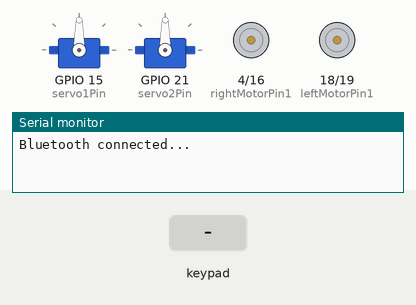
Recording of a sketch running on a simulated ESP32. Parts: 2 × servo, motor-driver pin pairs drawn as motors (green arrow = first pin HIGH = forward, orange = second pin HIGH = backward, longer = more drive, scaled by the enable pin), the last lines printed to the serial monitor. The test bench sets the inputs (shaded band).

Above: at 1.2 s.
1.3 s: key 'O' pressed
At 1.7 s:
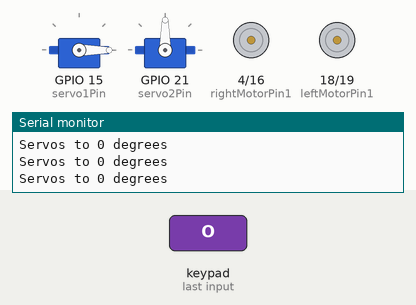
2.8 s: key 'T' pressed
At 3.4 s:
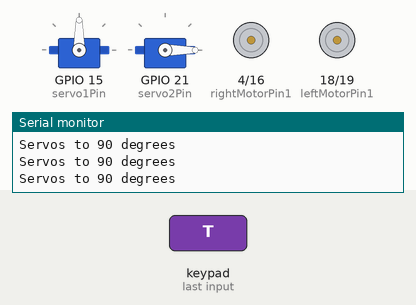
4.3 s: key 'U' pressed
At 4.54 s:
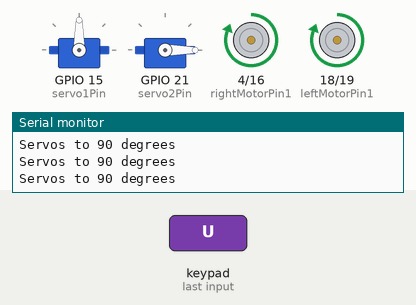
6.2 s: key 'D' pressed
At 6.4 s:
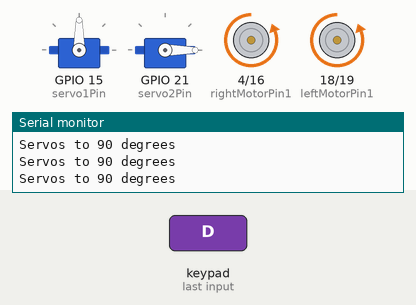
8.1 s: key 'L' pressed
At 8.32 s:
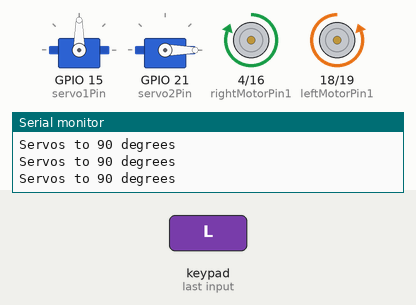
10.0 s: key 'R' pressed
At 10.24 s:
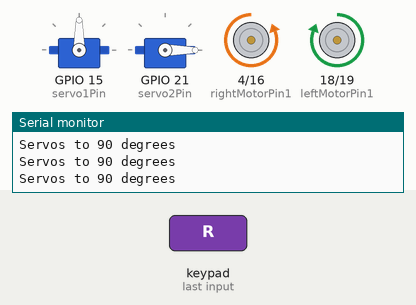
Timing chart, 0 to 12.9 s (numbered marks = the images above; inputs shaded):
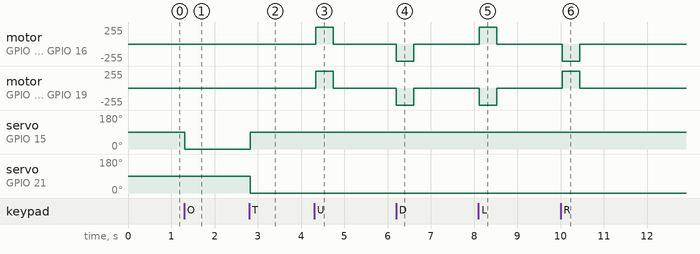

The sketch:

MEC_Competition.ino
```cpp
#define CUSTOM_SETTINGS
#define INCLUDE_GAMEPAD_MODULE
#include <DabbleESP32.h>
#include <ESP32Servo.h>


//Front motor
int enableRightMotor=2;
int rightMotorPin1=4;
int rightMotorPin2=16;
//Back motorq
int enableLeftMotor=5;
int leftMotorPin1=18;
int leftMotorPin2=19;

//Servo setup
Servo servo1;
Servo servo2;
int servo1Pin = 15;
int servo2Pin = 21;


#define MAX_MOTOR_SPEED 255

const int PWMFreq = 1000; /* 1 KHz */
const int PWMResolution = 8;
const int rightMotorPWMSpeedChannel = 4;
const int leftMotorPWMSpeedChannel = 5;

void rotateMotor(int rightMotorSpeed, int leftMotorSpeed)
{
  if (rightMotorSpeed < 0)
  {
    digitalWrite(rightMotorPin1,LOW);
    digitalWrite(rightMotorPin2,HIGH);
  }
  else if (rightMotorSpeed > 0)
  {
    digitalWrite(rightMotorPin1,HIGH);
    digitalWrite(rightMotorPin2,LOW);
  }
  else
  {
    digitalWrite(rightMotorPin1,LOW);
    digitalWrite(rightMotorPin2,LOW);
  }

  if (leftMotorSpeed < 0)
  {
    digitalWrite(leftMotorPin1,LOW);
    digitalWrite(leftMotorPin2,HIGH);
  }
  else if (leftMotorSpeed > 0)
  {
    digitalWrite(leftMotorPin1,HIGH);
    digitalWrite(leftMotorPin2,LOW);
  }
  else
  {
    digitalWrite(leftMotorPin1,LOW);
    digitalWrite(leftMotorPin2,LOW);
  }

  ledcWrite(rightMotorPWMSpeedChannel, abs(rightMotorSpeed));
  ledcWrite(leftMotorPWMSpeedChannel, abs(leftMotorSpeed));
}

void setUpPinModes()
{
  pinMode(enableRightMotor,OUTPUT);
  pinMode(rightMotorPin1,OUTPUT);
  pinMode(rightMotorPin2,OUTPUT);

  pinMode(enableLeftMotor,OUTPUT);
  pinMode(leftMotorPin1,OUTPUT);
  pinMode(leftMotorPin2,OUTPUT);

  //Set up PWM for speed
  ledcSetup(rightMotorPWMSpeedChannel, PWMFreq, PWMResolution);
  ledcSetup(leftMotorPWMSpeedChannel, PWMFreq, PWMResolution);
  ledcAttachPin(enableRightMotor, rightMotorPWMSpeedChannel);
  ledcAttachPin(enableLeftMotor, leftMotorPWMSpeedChannel);

  rotateMotor(0,0);
}

void setup()
{
  setUpPinModes();
  servo1.attach(servo1Pin);
  servo2.attach(servo2Pin);

  Dabble.begin("MyAuto");
  Serial.begin(115200);
  Serial.println("Bluetooth connected...");
}

void loop()
{
  int rightMotorSpeed=0;
  int leftMotorSpeed=0;
  Dabble.processInput();
  if (GamePad.isUpPressed())
  {
    rightMotorSpeed = MAX_MOTOR_SPEED;
    leftMotorSpeed = MAX_MOTOR_SPEED;
  }

  if (GamePad.isDownPressed())
  {
    rightMotorSpeed = -MAX_MOTOR_SPEED;
    leftMotorSpeed = -MAX_MOTOR_SPEED;
  }

  if (GamePad.isLeftPressed())
  {
    rightMotorSpeed = MAX_MOTOR_SPEED;
    leftMotorSpeed = -MAX_MOTOR_SPEED;
  }

  if (GamePad.isRightPressed())
  {
    rightMotorSpeed = -MAX_MOTOR_SPEED;
    leftMotorSpeed = MAX_MOTOR_SPEED;
  }


  // Example: Move servos when a button is pressed
  if (GamePad.isTrianglePressed()) {
    servo1.write(90);  // move to 90°
    servo2.write(0);
    Serial.println("Servos to 90 degrees");
  }

  if (GamePad.isCirclePressed()) {
    servo1.write(0);   // move back to 0°
    servo2.write(90);
    Serial.println("Servos to 0 degrees");
  }

  rotateMotor(rightMotorSpeed, leftMotorSpeed);

  delay(50); // allow Bluetooth stack time
}
```

Measured:
- after the input at 1.3 s, servo on GPIO 15 (servo1Pin): 90° → 0° at once
- after the input at 2.8 s, servo on GPIO 15 (servo1Pin): 0° → 90° at once; servo on GPIO 21 (servo2Pin): 90° → 0° at once
- after the input at 4.3 s, motor on GPIO 4 (rightMotorPin1) / GPIO 16 (rightMotorPin2), motor on GPIO 18 (leftMotorPin1) / GPIO 19 (leftMotorPin2): stopped → forward 255/255 at once, → stopped 0.40 s later
- after the input at 6.2 s, motor on GPIO 4 (rightMotorPin1) / GPIO 16 (rightMotorPin2), motor on GPIO 18 (leftMotorPin1) / GPIO 19 (leftMotorPin2): stopped → backward 255/255 at once, → stopped 0.40 s later
- after the input at 8.1 s, motor on GPIO 4 (rightMotorPin1) / GPIO 16 (rightMotorPin2): stopped → forward 255/255 at once, → stopped 0.40 s later; motor on GPIO 18 (leftMotorPin1) / GPIO 19 (leftMotorPin2): stopped → backward 255/255 at once, → stopped 0.40 s later
- after the input at 10.0 s, motor on GPIO 4 (rightMotorPin1) / GPIO 16 (rightMotorPin2): stopped → backward 255/255 at once, → stopped 0.40 s later; motor on GPIO 18 (leftMotorPin1) / GPIO 19 (leftMotorPin2): stopped → forward 255/255 at once, → stopped 0.40 s later
